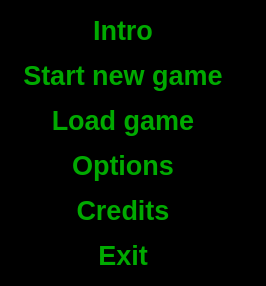
<?xml version="1.0" encoding="UTF-8"?>
<ui version="4.0">
 <class>StartMenu</class>
 <widget class="QWidget" name="StartMenu">
  <property name="geometry">
   <rect>
    <x>0</x>
    <y>0</y>
    <width>266</width>
    <height>279</height>
   </rect>
  </property>
  <property name="palette">
   <palette>
    <active>
     <colorrole role="Button">
      <brush brushstyle="SolidPattern">
       <color alpha="255">
        <red>0</red>
        <green>0</green>
        <blue>0</blue>
       </color>
      </brush>
     </colorrole>
     <colorrole role="ButtonText">
      <brush brushstyle="SolidPattern">
       <color alpha="255">
        <red>0</red>
        <green>0</green>
        <blue>0</blue>
       </color>
      </brush>
     </colorrole>
     <colorrole role="Base">
      <brush brushstyle="SolidPattern">
       <color alpha="255">
        <red>0</red>
        <green>0</green>
        <blue>0</blue>
       </color>
      </brush>
     </colorrole>
     <colorrole role="Window">
      <brush brushstyle="SolidPattern">
       <color alpha="255">
        <red>255</red>
        <green>255</green>
        <blue>0</blue>
       </color>
      </brush>
     </colorrole>
    </active>
    <inactive>
     <colorrole role="Button">
      <brush brushstyle="SolidPattern">
       <color alpha="255">
        <red>0</red>
        <green>0</green>
        <blue>0</blue>
       </color>
      </brush>
     </colorrole>
     <colorrole role="ButtonText">
      <brush brushstyle="SolidPattern">
       <color alpha="255">
        <red>0</red>
        <green>0</green>
        <blue>0</blue>
       </color>
      </brush>
     </colorrole>
     <colorrole role="Base">
      <brush brushstyle="SolidPattern">
       <color alpha="255">
        <red>0</red>
        <green>0</green>
        <blue>0</blue>
       </color>
      </brush>
     </colorrole>
     <colorrole role="Window">
      <brush brushstyle="SolidPattern">
       <color alpha="255">
        <red>255</red>
        <green>255</green>
        <blue>0</blue>
       </color>
      </brush>
     </colorrole>
    </inactive>
    <disabled>
     <colorrole role="Button">
      <brush brushstyle="SolidPattern">
       <color alpha="255">
        <red>0</red>
        <green>0</green>
        <blue>0</blue>
       </color>
      </brush>
     </colorrole>
     <colorrole role="ButtonText">
      <brush brushstyle="SolidPattern">
       <color alpha="255">
        <red>120</red>
        <green>120</green>
        <blue>120</blue>
       </color>
      </brush>
     </colorrole>
     <colorrole role="Base">
      <brush brushstyle="SolidPattern">
       <color alpha="255">
        <red>255</red>
        <green>255</green>
        <blue>0</blue>
       </color>
      </brush>
     </colorrole>
     <colorrole role="Window">
      <brush brushstyle="SolidPattern">
       <color alpha="255">
        <red>255</red>
        <green>255</green>
        <blue>0</blue>
       </color>
      </brush>
     </colorrole>
    </disabled>
   </palette>
  </property>
  <property name="windowTitle">
   <string>Form</string>
  </property>
  <property name="autoFillBackground">
   <bool>false</bool>
  </property>
  <property name="styleSheet">
   <string notr="true">QWidget#StartMenu {
	background-image: url(:/images/erde.jpg);
	background-position: center center;
	background-repeat: no-repeat;
	background-color: black;
}

</string>
  </property>
  <layout class="QGridLayout" name="gridLayout">
   <item row="4" column="0">
    <spacer name="horizontalSpacer">
     <property name="orientation">
      <enum>Qt::Horizontal</enum>
     </property>
     <property name="sizeHint" stdset="0">
      <size>
       <width>40</width>
       <height>20</height>
      </size>
     </property>
    </spacer>
   </item>
   <item row="4" column="2">
    <spacer name="horizontalSpacer_2">
     <property name="orientation">
      <enum>Qt::Horizontal</enum>
     </property>
     <property name="sizeHint" stdset="0">
      <size>
       <width>40</width>
       <height>20</height>
      </size>
     </property>
    </spacer>
   </item>
   <item row="0" column="3">
    <spacer name="verticalSpacer">
     <property name="orientation">
      <enum>Qt::Vertical</enum>
     </property>
     <property name="sizeHint" stdset="0">
      <size>
       <width>20</width>
       <height>40</height>
      </size>
     </property>
    </spacer>
   </item>
   <item row="1" column="1">
    <widget class="QPushButton" name="introButton">
     <property name="palette">
      <palette>
       <active>
        <colorrole role="ButtonText">
         <brush brushstyle="SolidPattern">
          <color alpha="255">
           <red>0</red>
           <green>170</green>
           <blue>0</blue>
          </color>
         </brush>
        </colorrole>
       </active>
       <inactive>
        <colorrole role="ButtonText">
         <brush brushstyle="SolidPattern">
          <color alpha="255">
           <red>0</red>
           <green>170</green>
           <blue>0</blue>
          </color>
         </brush>
        </colorrole>
       </inactive>
       <disabled>
        <colorrole role="ButtonText">
         <brush brushstyle="SolidPattern">
          <color alpha="255">
           <red>120</red>
           <green>120</green>
           <blue>120</blue>
          </color>
         </brush>
        </colorrole>
       </disabled>
      </palette>
     </property>
     <property name="font">
      <font>
       <family>Segoe UI</family>
       <pointsize>20</pointsize>
       <weight>75</weight>
       <bold>true</bold>
      </font>
     </property>
     <property name="text">
      <string>Intro</string>
     </property>
     <property name="flat">
      <bool>true</bool>
     </property>
    </widget>
   </item>
   <item row="2" column="1">
    <widget class="QPushButton" name="startButton">
     <property name="palette">
      <palette>
       <active>
        <colorrole role="ButtonText">
         <brush brushstyle="SolidPattern">
          <color alpha="255">
           <red>0</red>
           <green>170</green>
           <blue>0</blue>
          </color>
         </brush>
        </colorrole>
       </active>
       <inactive>
        <colorrole role="ButtonText">
         <brush brushstyle="SolidPattern">
          <color alpha="255">
           <red>0</red>
           <green>170</green>
           <blue>0</blue>
          </color>
         </brush>
        </colorrole>
       </inactive>
       <disabled>
        <colorrole role="ButtonText">
         <brush brushstyle="SolidPattern">
          <color alpha="255">
           <red>120</red>
           <green>120</green>
           <blue>120</blue>
          </color>
         </brush>
        </colorrole>
       </disabled>
      </palette>
     </property>
     <property name="font">
      <font>
       <family>Segoe UI</family>
       <pointsize>20</pointsize>
       <weight>75</weight>
       <bold>true</bold>
      </font>
     </property>
     <property name="text">
      <string>Start new game</string>
     </property>
     <property name="flat">
      <bool>true</bool>
     </property>
    </widget>
   </item>
   <item row="4" column="1">
    <widget class="QPushButton" name="optionsButton">
     <property name="palette">
      <palette>
       <active>
        <colorrole role="ButtonText">
         <brush brushstyle="SolidPattern">
          <color alpha="255">
           <red>0</red>
           <green>170</green>
           <blue>0</blue>
          </color>
         </brush>
        </colorrole>
       </active>
       <inactive>
        <colorrole role="ButtonText">
         <brush brushstyle="SolidPattern">
          <color alpha="255">
           <red>0</red>
           <green>170</green>
           <blue>0</blue>
          </color>
         </brush>
        </colorrole>
       </inactive>
       <disabled>
        <colorrole role="ButtonText">
         <brush brushstyle="SolidPattern">
          <color alpha="255">
           <red>120</red>
           <green>120</green>
           <blue>120</blue>
          </color>
         </brush>
        </colorrole>
       </disabled>
      </palette>
     </property>
     <property name="font">
      <font>
       <family>Segoe UI</family>
       <pointsize>20</pointsize>
       <weight>75</weight>
       <bold>true</bold>
      </font>
     </property>
     <property name="text">
      <string>Options</string>
     </property>
     <property name="flat">
      <bool>true</bool>
     </property>
    </widget>
   </item>
   <item row="5" column="1">
    <widget class="QPushButton" name="creditsButton">
     <property name="palette">
      <palette>
       <active>
        <colorrole role="ButtonText">
         <brush brushstyle="SolidPattern">
          <color alpha="255">
           <red>0</red>
           <green>170</green>
           <blue>0</blue>
          </color>
         </brush>
        </colorrole>
       </active>
       <inactive>
        <colorrole role="ButtonText">
         <brush brushstyle="SolidPattern">
          <color alpha="255">
           <red>0</red>
           <green>170</green>
           <blue>0</blue>
          </color>
         </brush>
        </colorrole>
       </inactive>
       <disabled>
        <colorrole role="ButtonText">
         <brush brushstyle="SolidPattern">
          <color alpha="255">
           <red>120</red>
           <green>120</green>
           <blue>120</blue>
          </color>
         </brush>
        </colorrole>
       </disabled>
      </palette>
     </property>
     <property name="font">
      <font>
       <family>Segoe UI</family>
       <pointsize>20</pointsize>
       <weight>75</weight>
       <bold>true</bold>
      </font>
     </property>
     <property name="text">
      <string>Credits</string>
     </property>
     <property name="flat">
      <bool>true</bool>
     </property>
    </widget>
   </item>
   <item row="6" column="1">
    <widget class="QPushButton" name="exitButton">
     <property name="palette">
      <palette>
       <active>
        <colorrole role="ButtonText">
         <brush brushstyle="SolidPattern">
          <color alpha="255">
           <red>0</red>
           <green>170</green>
           <blue>0</blue>
          </color>
         </brush>
        </colorrole>
       </active>
       <inactive>
        <colorrole role="ButtonText">
         <brush brushstyle="SolidPattern">
          <color alpha="255">
           <red>0</red>
           <green>170</green>
           <blue>0</blue>
          </color>
         </brush>
        </colorrole>
       </inactive>
       <disabled>
        <colorrole role="ButtonText">
         <brush brushstyle="SolidPattern">
          <color alpha="255">
           <red>120</red>
           <green>120</green>
           <blue>120</blue>
          </color>
         </brush>
        </colorrole>
       </disabled>
      </palette>
     </property>
     <property name="font">
      <font>
       <family>Segoe UI</family>
       <pointsize>20</pointsize>
       <weight>75</weight>
       <bold>true</bold>
      </font>
     </property>
     <property name="layoutDirection">
      <enum>Qt::LeftToRight</enum>
     </property>
     <property name="text">
      <string>Exit</string>
     </property>
     <property name="flat">
      <bool>true</bool>
     </property>
    </widget>
   </item>
   <item row="7" column="3">
    <spacer name="verticalSpacer_2">
     <property name="orientation">
      <enum>Qt::Vertical</enum>
     </property>
     <property name="sizeHint" stdset="0">
      <size>
       <width>20</width>
       <height>40</height>
      </size>
     </property>
    </spacer>
   </item>
   <item row="3" column="1">
    <widget class="QPushButton" name="loadButton">
     <property name="palette">
      <palette>
       <active>
        <colorrole role="ButtonText">
         <brush brushstyle="SolidPattern">
          <color alpha="255">
           <red>0</red>
           <green>170</green>
           <blue>0</blue>
          </color>
         </brush>
        </colorrole>
       </active>
       <inactive>
        <colorrole role="ButtonText">
         <brush brushstyle="SolidPattern">
          <color alpha="255">
           <red>0</red>
           <green>170</green>
           <blue>0</blue>
          </color>
         </brush>
        </colorrole>
       </inactive>
       <disabled>
        <colorrole role="ButtonText">
         <brush brushstyle="SolidPattern">
          <color alpha="255">
           <red>120</red>
           <green>120</green>
           <blue>120</blue>
          </color>
         </brush>
        </colorrole>
       </disabled>
      </palette>
     </property>
     <property name="font">
      <font>
       <family>Segoe UI</family>
       <pointsize>20</pointsize>
       <weight>75</weight>
       <bold>true</bold>
      </font>
     </property>
     <property name="text">
      <string>Load game</string>
     </property>
     <property name="flat">
      <bool>true</bool>
     </property>
    </widget>
   </item>
  </layout>
 </widget>
 <resources>
  <include location="../exodus.qrc"/>
 </resources>
 <connections/>
</ui>
